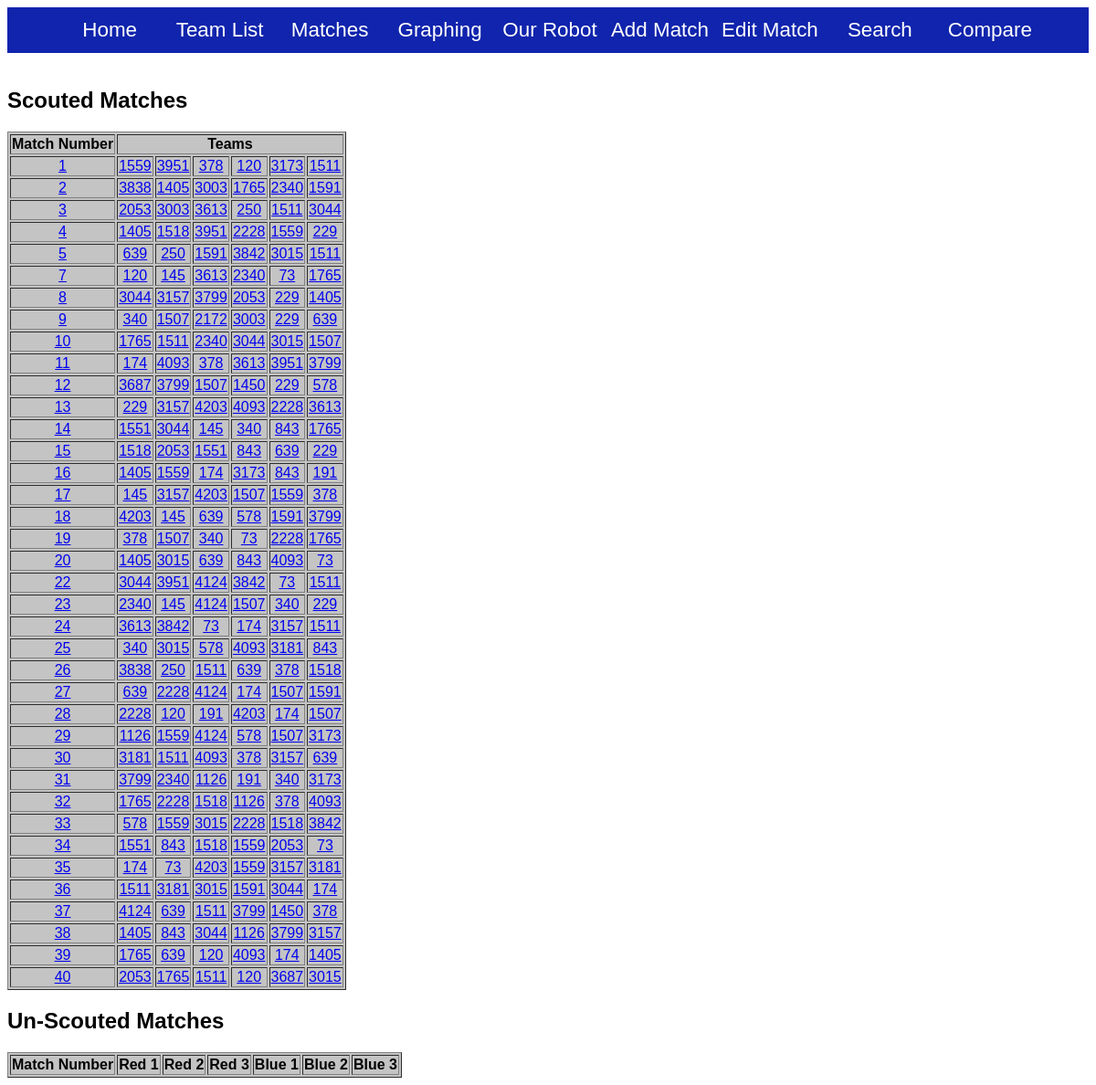
Page /2016/all_matches on the earlier database version.
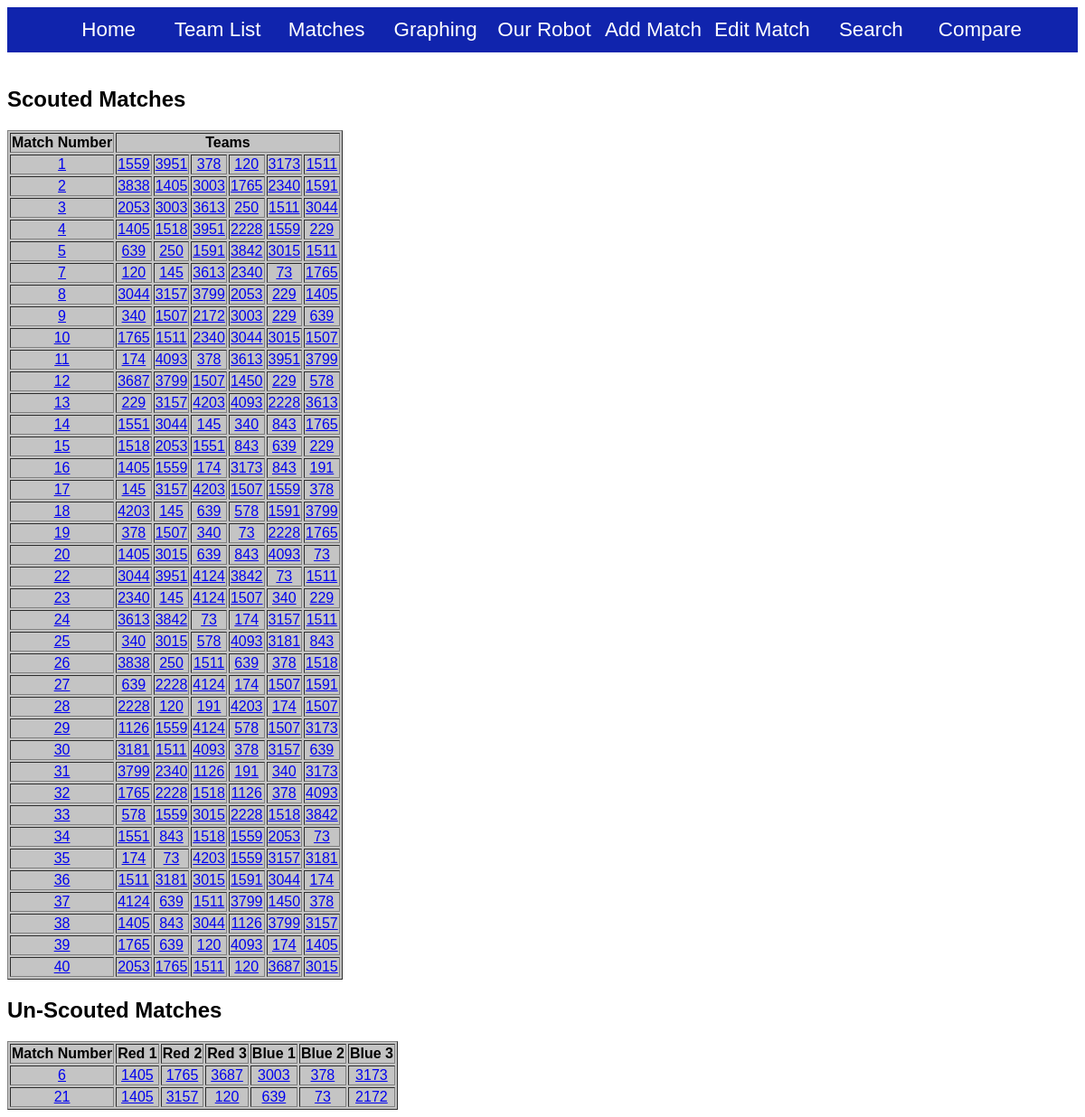
Same page on the later database version.
### Scouting2016/models.py (models this page shows, shortened)
class Match(models.Model):
    matchNumber = models.IntegerField()

class ScoreResult(models.Model):
    team = models.ForeignKey(Team)
    match = models.ForeignKey(Match)
    auto_score_low = models.IntegerField()
    auto_score_high = models.IntegerField()
    cheval_de_frise = models.IntegerField()
    ramparts = models.IntegerField()
    sally_port = models.IntegerField()
    low_bar = models.IntegerField()
    rock_wall = models.IntegerField()
    draw_bridge = models.IntegerField()
    moat = models.IntegerField()
    rough_terrain = models.IntegerField()
    portcullis = models.IntegerField(default=0)
    score_tech_foul = models.IntegerField()
    high_score_fail = models.IntegerField()
    high_score_successful = models.IntegerField()
    low_score_successful = models.IntegerField()
    low_score_fail = models.IntegerField()
    notes_text_area = models.CharField(max_length=1000)
    auto_defense = models.CharField(max_length=50, default="")
    auto_spy = models.CharField(max_length=50, default="")
    scale_challenge = models.CharField(max_length=50, default="")
    slow_fast_bridge = models.CharField(max_length=50, default="")
    slow_fast_cheval = models.CharField(max_length=50, default="")
    slow_fast_low_bar = models.CharField(max_length=50, default="")
    slow_fast_moat = models.CharField(max_length=50, default="")
    slow_fast_portcullis = models.CharField(max_length=50, default="")
    slow_fast_ramparts = models.CharField(max_length=50, default="")
    slow_fast_rock_wall = models.CharField(max_length=50, default="")
    slow_fast_rough = models.CharField(max_length=50, default="")
    slow_fast_sally = models.CharField(max_length=50, default="")

class Team(models.Model):
    teamNumber = models.IntegerField()

class OfficialMatch(models.Model):
    matchNumber = models.IntegerField()
    redTeam1 = models.IntegerField()
    redTeam2 = models.IntegerField()
    redTeam3 = models.IntegerField()
    blueTeam1 = models.IntegerField()
    blueTeam2 = models.IntegerField()
    blueTeam3 = models.IntegerField()
    redScore = models.IntegerField(default=-1)
    blueScore = models.IntegerField(default=-1)

### Scouting2016/views.py (the view)
def all_matches(request):
    matches = Match.objects.all()
    scouted_numbers = [match.matchNumber for match in matches]
    unscouted_matches = OfficialMatch.objects.all().exclude(matchNumber__in=scouted_numbers)
    context = {}
    context['scouted_matches'] = matches
    context['unscouted_matches'] = unscouted_matches
    return render(request, 'Scouting2016/AllMatches.html', context)

### Scouting2016/templates/Scouting2016/AllMatches.html (shortened to what this page needs)
<html>
<head>
{% load staticfiles %}
<link rel="stylesheet" type="text/css" href="{% static 'Scouting2016/style.css' %}" />
</head>
<body>
{% include "Scouting2016/banner.html" %}
<h2>Scouted Matches</h2>
	<table border="1">
		<tr>
			<th>Match Number</th>
			<th colspan = '6'>Teams</th>
		</tr>
		{% for match in scouted_matches %}
		<tr>
          <td> <a href="{% url 'Scouting2016:match_display' match.matchNumber %}">{{ match.matchNumber }}</a></td>
		   {% for sr in match.scoreresult_set.all %}
           <td> <a href="{% url 'Scouting2016:view_team' sr.team.teamNumber %}">{{ sr.team.teamNumber }}</a></td>
		   {% endfor %}
		</tr>
		{% endfor %}
	</table>
<h2>Un-Scouted Matches</h2>
 <table border="1">
  <tr>
   <th>Match Number</th>
   <th>Red 1</th>
   <th>Red 2</th>
   <th>Red 3</th>
   <th>Blue 1</th>
   <th>Blue 2</th>
   <th>Blue 3</th>
  </tr>
  {% for match in unscouted_matches %}
  <tr>
      <td> <a href="{% url 'Scouting2016:match_prediction' match.matchNumber %}">{{ match.matchNumber }}</a></td>
      <td> <a href="{% url 'Scouting2016:view_team' match.redTeam1 %}">{{ match.redTeam1 }}</a></td>
      <td> <a href="{% url 'Scouting2016:view_team' match.redTeam2 %}">{{ match.redTeam2 }}</a></td>
      <td> <a href="{% url 'Scouting2016:view_team' match.redTeam3 %}">{{ match.redTeam3 }}</a></td>
      <td> <a href="{% url 'Scouting2016:view_team' match.blueTeam1 %}">{{ match.blueTeam1 }}</a></td>
      <td> <a href="{% url 'Scouting2016:view_team' match.blueTeam2 %}">{{ match.blueTeam2 }}</a></td>
      <td> <a href="{% url 'Scouting2016:view_team' match.blueTeam3 %}">{{ match.blueTeam3 }}</a></td>
  </tr>
  {% endfor %}
 </table>
</body>
</html>

### Scouting2016/templates/Scouting2016/banner.html
<div class="nav">
<ul>
    <li> <a href="{% url 'Scouting2016:index' %}">Home</a> </li>
    <li> <a href="{% url 'Scouting2016:all_teams' %}">Team List</a></li>
    <li> <a href="{% url 'Scouting2016:all_matches' %}">Matches</a></li>
    <li> <a href="{% url 'Scouting2016:show_graph' %}">Graphing</a></li>
    <li> <a href="{% url 'Scouting2016:robot_display' %}">Our Robot</a> </li>
    <li> <a href="{% url 'Scouting2016:showForm' %}">Add Match</a> </li>
    <li> <a href="{% url 'Scouting2016:info_for_form_edit' %}">Edit Match</a> </li>
    <li> <a href="{% url 'Scouting2016:search_page' %}">Search</a> </li>
    <li> <a href ="/2016/comparison">Compare</a> </li>
</ul>
<br>
</div>

### Scouting2016/static/Scouting2016/style.css (style rules this page uses)
.nav ul { list-style: none; background-color: #1024AD; text-align: center; padding: 0; margin: 0; }
.nav li { font-family: 'Trebuchet MS', 'Lucida Grande', 'Lucida Sans Unicode', 'Lucida Sans', Tahoma, sans-serif; font-size: 1.2em; line-height: 40px; height: 40px; border-bottom: 1px solid #888; }
.nav a { text-decoration: none; color: #fff; display: block; transition: .3s background-color; }
.nav li { display: inline-block; margin-right: -4px; }
.nav li { width: 120px; border-bottom: none; height: 50px; line-height: 50px; font-size: 1.4em; }
body { background-color: #FFFFFF; font-family: 'Century Gothic', CenturyGothic, AppleGothic, sans-serif; }
table { background-color: #C4C4C4; }
h2 { font-family: 'Trebuchet MS', 'Lucida Grande', 'Lucida Sans Unicode', 'Lucida Sans', Tahoma, sans-serif; color: #000000; }

### Scouting2016/templates/Scouting2016/AllMatches.html (style rules this page uses)
table { text-align: center; }

Differences in the rows shown:
added OfficialMatch: matchNumber "6", redTeam1 "1405", redTeam2 "1765", redTeam3 "3687", blueTeam1 "3003", blueTeam2 "378", blueTeam3 "3173"
added OfficialMatch: matchNumber "21", redTeam1 "1405", redTeam2 "3157", redTeam3 "120", blueTeam1 "639", blueTeam2 "73", blueTeam3 "2172"
